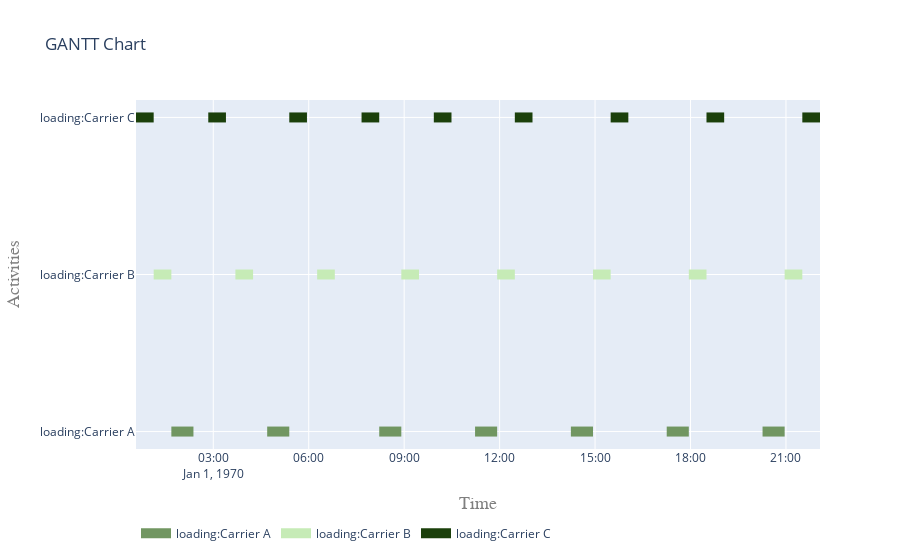

Write notebook code for a chart like this one.
### Markdown cell above
Plot only activities whose namespace (first letters) matches load*

### Code cell
flat = pd.DataFrame(flatten(activities))
loading = list(flat[flat['ActivityName'].str.startswith('loading')]['activity'].values)
fig = get_gantt_chart(loading)

### Figure 1 — Plotly figure (JSON) as saved in the notebook; plotly's stock layout.template omitted (floating-point values rounded to 4 significant figures)
{"data": [{"connectgaps": false, "hoverinfo": "y+name", "line": {"color": "rgb(113,150,97)", "width": 10}, "mode": "lines", "name": "loading:Carrier A", "type": "scatter", "x": ["1970-01-01T01:40:59", "1970-01-01T01:40:59", "1970-01-01T02:22:39", "1970-01-01T02:22:39", "1970-01-01T02:22:39", "1970-01-01T04:41:42", "1970-01-01T04:41:42", "1970-01-01T05:23:22", "1970-01-01T05:23:22", "1970-01-01T05:23:22", "1970-01-01T08:12:59", "1970-01-01T08:12:59", "1970-01-01T08:54:39", "1970-01-01T08:54:39", "1970-01-01T08:54:39", "1970-01-01T11:13:42", "1970-01-01T11:13:42", "1970-01-01T11:55:22", "1970-01-01T11:55:22", "1970-01-01T11:55:22", "1970-01-01T14:14:25", "1970-01-01T14:14:25", "1970-01-01T14:56:05", "1970-01-01T14:56:05", "1970-01-01T14:56:05", "1970-01-01T17:15:08", "1970-01-01T17:15:08", "1970-01-01T17:56:48", "1970-01-01T17:56:48", "1970-01-01T17:56:48", "1970-01-01T20:15:51", "1970-01-01T20:15:51", "1970-01-01T20:57:31", "1970-01-01T20:57:31", "1970-01-01T20:57:31"], "y": ["loading:Carrier A", "loading:Carrier A", "loading:Carrier A", "loading:Carrier A", null, "loading:Carrier A", "loading:Carrier A", "loading:Carrier A", "loading:Carrier A", null, "loading:Carrier A", "loading:Carrier A", "loading:Carrier A", "loading:Carrier A", null, "loading:Carrier A", "loading:Carrier A", "loading:Carrier A", "loading:Carrier A", null, "loading:Carrier A", "loading:Carrier A", "loading:Carrier A", "loading:Carrier A", null, "loading:Carrier A", "loading:Carrier A", "loading:Carrier A", "loading:Carrier A", null, "loading:Carrier A", "loading:Carrier A", "loading:Carrier A", "loading:Carrier A", null]}, {"connectgaps": false, "hoverinfo": "y+name", "line": {"color": "rgb(198,235,182)", "width": 10}, "mode": "lines", "name": "loading:Carrier B", "type": "scatter", "x": ["1970-01-01T01:07:39", "1970-01-01T01:07:39", "1970-01-01T01:40:59", "1970-01-01T01:40:59", "1970-01-01T01:40:59", "1970-01-01T03:41:47", "1970-01-01T03:41:47", "1970-01-01T04:15:07", "1970-01-01T04:15:07", "1970-01-01T04:15:07", "1970-01-01T06:15:55", "1970-01-01T06:15:55", "1970-01-01T06:49:15", "1970-01-01T06:49:15", "1970-01-01T06:49:15", "1970-01-01T08:54:39", "1970-01-01T08:54:39", "1970-01-01T09:27:59", "1970-01-01T09:27:59", "1970-01-01T09:27:59", "1970-01-01T11:55:22", "1970-01-01T11:55:22", "1970-01-01T12:28:42", "1970-01-01T12:28:42", "1970-01-01T12:28:42", "1970-01-01T14:56:05", "1970-01-01T14:56:05", "1970-01-01T15:29:25", "1970-01-01T15:29:25", "1970-01-01T15:29:25", "1970-01-01T17:56:48", "1970-01-01T17:56:48", "1970-01-01T18:30:08", "1970-01-01T18:30:08", "1970-01-01T18:30:08", "1970-01-01T20:57:31", "1970-01-01T20:57:31", "1970-01-01T21:30:51", "1970-01-01T21:30:51", "1970-01-01T21:30:51"], "y": ["loading:Carrier B", "loading:Carrier B", "loading:Carrier B", "loading:Carrier B", null, "loading:Carrier B", "loading:Carrier B", "loading:Carrier B", "loading:Carrier B", null, "loading:Carrier B", "loading:Carrier B", "loading:Carrier B", "loading:Carrier B", null, "loading:Carrier B", "loading:Carrier B", "loading:Carrier B", "loading:Carrier B", null, "loading:Carrier B", "loading:Carrier B", "loading:Carrier B", "loading:Carrier B", null, "loading:Carrier B", "loading:Carrier B", "loading:Carrier B", "loading:Carrier B", null, "loading:Carrier B", "loading:Carrier B", "loading:Carrier B", "loading:Carrier B", null, "loading:Carrier B", "loading:Carrier B", "loading:Carrier B", "loading:Carrier B", null]}, {"connectgaps": false, "hoverinfo": "y+name", "line": {"color": "rgb(27,64,11)", "width": 10}, "mode": "lines", "name": "loading:Carrier C", "type": "scatter", "x": ["1970-01-01T00:34:19", "1970-01-01T00:34:19", "1970-01-01T01:07:39", "1970-01-01T01:07:39", "1970-01-01T01:07:39", "1970-01-01T02:50:36", "1970-01-01T02:50:36", "1970-01-01T03:23:56", "1970-01-01T03:23:56", "1970-01-01T03:23:56", "1970-01-01T05:23:22", "1970-01-01T05:23:22", "1970-01-01T05:56:42", "1970-01-01T05:56:42", "1970-01-01T05:56:42", "1970-01-01T07:39:39", "1970-01-01T07:39:39", "1970-01-01T08:12:59", "1970-01-01T08:12:59", "1970-01-01T08:12:59", "1970-01-01T09:55:56", "1970-01-01T09:55:56", "1970-01-01T10:29:16", "1970-01-01T10:29:16", "1970-01-01T10:29:16", "1970-01-01T12:28:42", "1970-01-01T12:28:42", "1970-01-01T13:02:02", "1970-01-01T13:02:02", "1970-01-01T13:02:02", "1970-01-01T15:29:25", "1970-01-01T15:29:25", "1970-01-01T16:02:45", "1970-01-01T16:02:45", "1970-01-01T16:02:45", "1970-01-01T18:30:08", "1970-01-01T18:30:08", "1970-01-01T19:03:28", "1970-01-01T19:03:28", "1970-01-01T19:03:28", "1970-01-01T21:30:51", "1970-01-01T21:30:51", "1970-01-01T22:04:11", "1970-01-01T22:04:11", "1970-01-01T22:04:11"], "y": ["loading:Carrier C", "loading:Carrier C", "loading:Carrier C", "loading:Carrier C", null, "loading:Carrier C", "loading:Carrier C", "loading:Carrier C", "loading:Carrier C", null, "loading:Carrier C", "loading:Carrier C", "loading:Carrier C", "loading:Carrier C", null, "loading:Carrier C", "loading:Carrier C", "loading:Carrier C", "loading:Carrier C", null, "loading:Carrier C", "loading:Carrier C", "loading:Carrier C", "loading:Carrier C", null, "loading:Carrier C", "loading:Carrier C", "loading:Carrier C", "loading:Carrier C", null, "loading:Carrier C", "loading:Carrier C", "loading:Carrier C", "loading:Carrier C", null, "loading:Carrier C", "loading:Carrier C", "loading:Carrier C", "loading:Carrier C", null, "loading:Carrier C", "loading:Carrier C", "loading:Carrier C", "loading:Carrier C", null]}], "layout": {"hovermode": "closest", "legend": {"orientation": "h", "x": 0, "y": -0.2}, "title": {"text": "GANTT Chart"}, "xaxis": {"range": ["1970-01-01T00:34:19", "1970-01-01T22:04:11"], "title": {"font": {"color": "#7f7f7f", "family": "Courier New, monospace", "size": 18}, "text": "Time"}}, "yaxis": {"title": {"font": {"color": "#7f7f7f", "family": "Courier New, monospace", "size": 18}, "text": "Activities"}}}}
